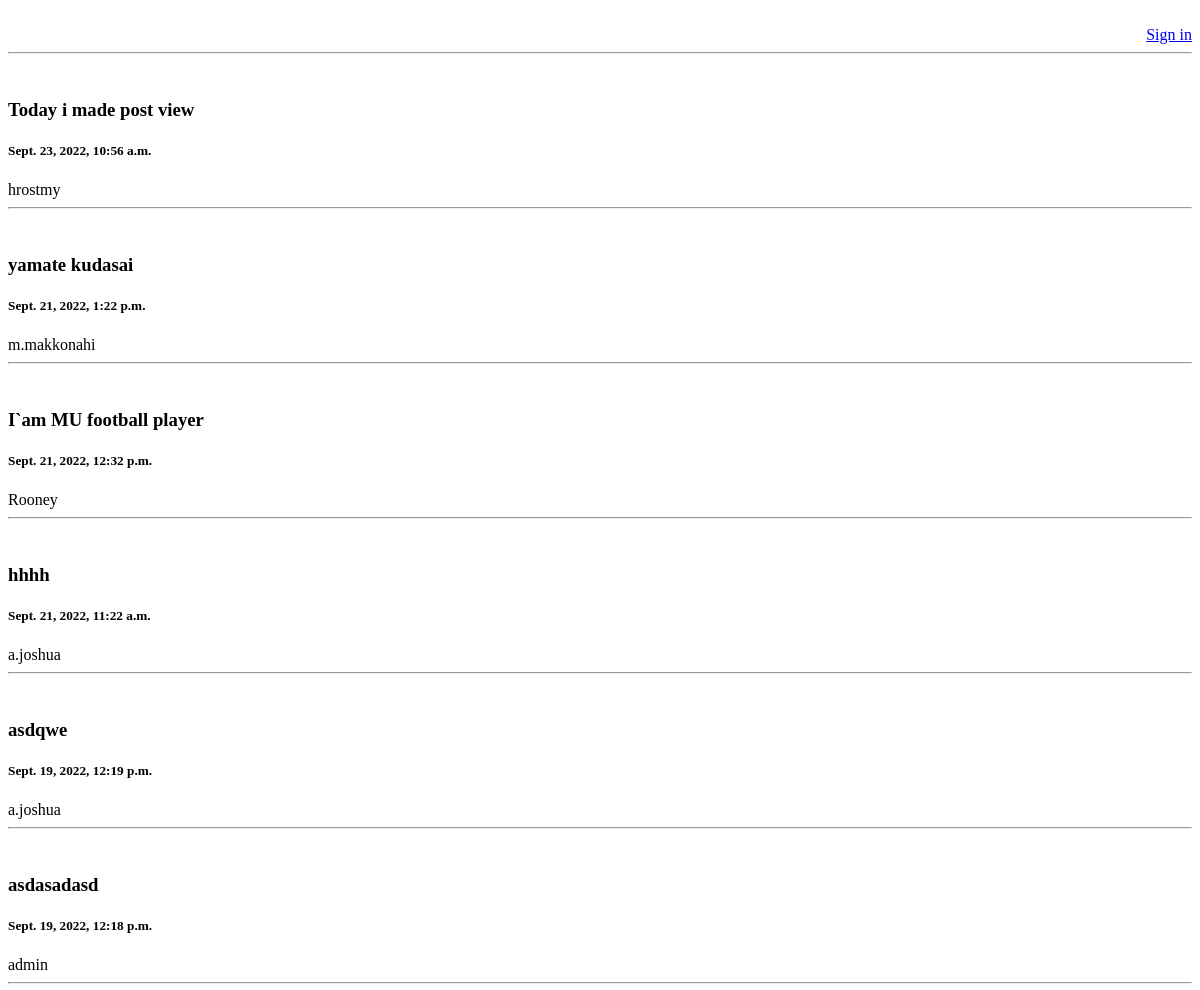
Before: / (upper part) with the older database file.
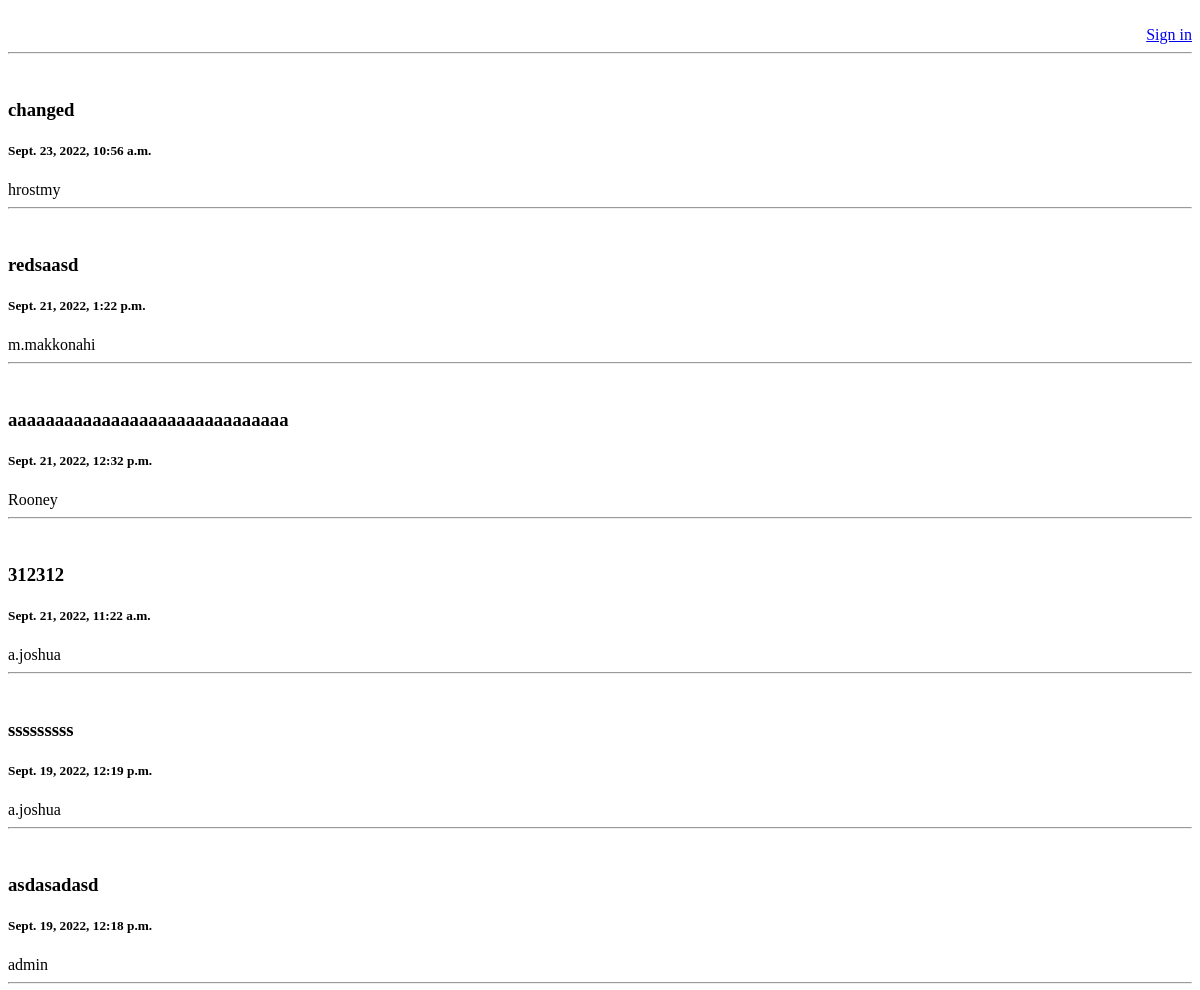
After: the same page with the newer database file.
### post/models.py (models this page shows, shortened)
class Post(models.Model):
    photo = models.ImageField('Add photo:', blank=True)
    text = models.CharField('Add text:', max_length=1000)
    date = models.DateTimeField('Date', auto_now_add=True, blank=True)
    author = models.ForeignKey(to=User, on_delete=models.CASCADE)

### polls/views.py (the view)
# urls.py: path('', views.feed_home, name='index'),
def feed_home(request):
    feed = Post.objects.all()
    return render(request, 'polls/index.html', {'feed': feed[::-1]})

### polls/templates/polls/index.html (shortened to what this page needs)
<!DOCTYPE html>
<html lang="en">
<head>
</head>
<body>
{% block header%}
    {%if user.is_authenticated%}
        <h4 align="right"><small>You are logined as:</small> {{user.username}}</h4>
        <a href="{%url 'index'%}" style="float: right;">Home</a>
        <br>
        <a href="{%url 'post_create'%}" style="float: right;">Add new post</a>
        <br>
        <a href="{%url 'logout'%}" style="float: right;">Log Out</a>
        {%else%}
            <br>
            <a href="{%url 'sign_in'%}" style="float: right;">Sign in</a>
    {%endif%}
    <br>
    <hr>
{%endblock%}
{% block content %}
{% for el in feed %}
    <h3>{{el.text}}</h3>
    <h5>{{el.date}}</h5>
    {{el.author}}
    <hr>
{%endfor%}
{%endblock%}
</body>
</html>

Changed rows visible on the page:
changed Post "hrostmy": text "Today i made post view" → "changed"
changed Post "m.makkonahi": text "yamate kudasai" → "redsaasd"
changed Post "Rooney": text "I`am MU football player" → "aaaaaaaaaaaaaaaaaaaaaaaaaaaaaa"
changed Post "Sept. 21, 2022, 11:22 a.m.": text "hhhh" → "312312"
changed Post: text "asdqwe" → "sssssssss"
